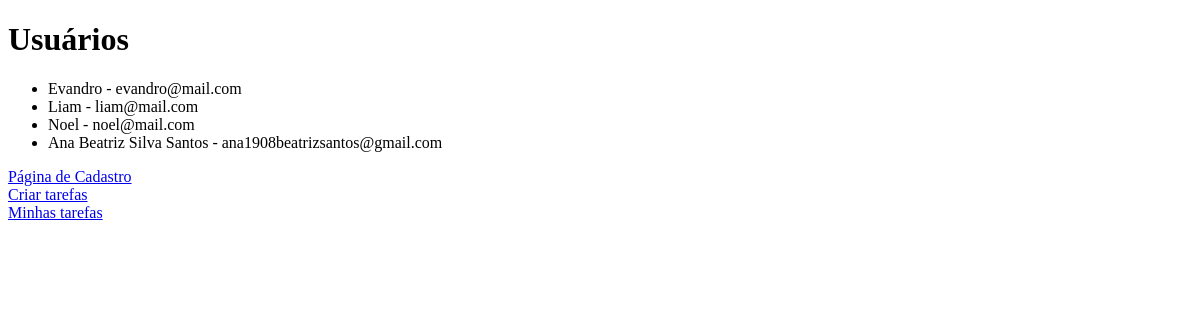
Before: / with the older database file.
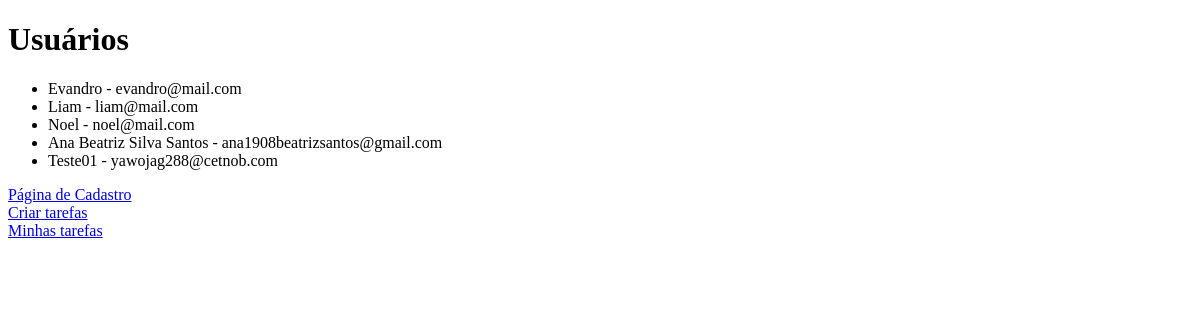
After: the same page with the newer database file.
### models/user.py (models this page shows)
class User(db.Model): # Declaração de um novo modelo/tabela: User
    id = db.Column(db.Integer, primary_key=True) # Define uma coluna ...
    name = db.Column(db.String(100), nullable=False)
    email = db.Column(db.String(100), unique=True, nullable=False)
    __tablename__ = 'users'
    tasks = db.relationship('Task', back_populates='user')

### controllers/user_controller.py (the view)
    @staticmethod
    def index():
        users = User.query.all()
        return render_template('index.html', users=users)

### view/templates/index.html (shortened to what this page needs)
<!DOCTYPE html>
<html lang="en">
<head>
</head>
<body>
    <h1>Usuários</h1>
    <ul>
        {% for user in users %}
        <li>{{user.name}} - {{user.email}}</li>
        {% endfor %}
    </ul>
    <a href="{{ url_for('contact') }}">Página de Cadastro</a></br>
    <a href="{{ url_for('create_tasks') }}">Criar tarefas</a></br>
    <a href="{{ url_for('tasks') }}">Minhas tarefas</a>
</body>
</html>

Changed rows visible on the page:
added User: name "Teste01", email "yawojag288@cetnob.com"
